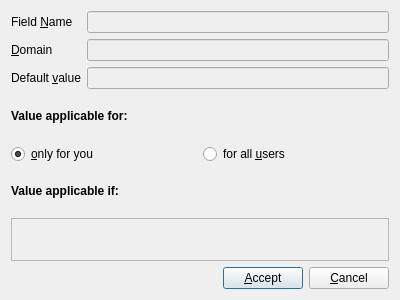
<ui version="4.0" >
 <class>FieldDefaultsDialog</class>
 <widget class="QDialog" name="FieldDefaultsDialog" >
  <property name="geometry" >
   <rect>
    <x>0</x>
    <y>0</y>
    <width>400</width>
    <height>300</height>
   </rect>
  </property>
  <property name="windowTitle" >
   <string>Dialog</string>
  </property>
  <layout class="QVBoxLayout" >
   <item>
    <layout class="QGridLayout" >
     <item row="0" column="0" >
      <widget class="QLabel" name="label" >
       <property name="text" >
        <string>Field &amp;Name</string>
       </property>
       <property name="buddy" >
        <cstring>uiFieldName</cstring>
       </property>
      </widget>
     </item>
     <item row="0" column="1" >
      <widget class="QLineEdit" name="uiFieldName" >
       <property name="enabled" >
        <bool>false</bool>
       </property>
      </widget>
     </item>
     <item row="1" column="0" >
      <widget class="QLabel" name="label_2" >
       <property name="text" >
        <string>&amp;Domain</string>
       </property>
       <property name="buddy" >
        <cstring>uiDomain</cstring>
       </property>
      </widget>
     </item>
     <item row="1" column="1" >
      <widget class="QLineEdit" name="uiDomain" >
       <property name="enabled" >
        <bool>false</bool>
       </property>
      </widget>
     </item>
     <item row="2" column="0" >
      <widget class="QLabel" name="label_3" >
       <property name="text" >
        <string>Default &amp;value</string>
       </property>
       <property name="buddy" >
        <cstring>uiDefaultValue</cstring>
       </property>
      </widget>
     </item>
     <item row="2" column="1" >
      <widget class="QLineEdit" name="uiDefaultValue" >
       <property name="enabled" >
        <bool>false</bool>
       </property>
      </widget>
     </item>
    </layout>
   </item>
   <item>
    <widget class="QLabel" name="label_4" >
     <property name="text" >
      <string>&lt;b>Value applicable for:&lt;/b></string>
     </property>
    </widget>
   </item>
   <item>
    <layout class="QHBoxLayout" >
     <item>
      <widget class="QRadioButton" name="uiOnlyForYou" >
       <property name="text" >
        <string>&amp;only for you</string>
       </property>
       <property name="checked" >
        <bool>true</bool>
       </property>
      </widget>
     </item>
     <item>
      <widget class="QRadioButton" name="uiForAllUsers" >
       <property name="text" >
        <string>for all &amp;users</string>
       </property>
      </widget>
     </item>
    </layout>
   </item>
   <item>
    <widget class="QLabel" name="label_5" >
     <property name="text" >
      <string>&lt;b>Value applicable if:&lt;/b></string>
     </property>
    </widget>
   </item>
   <item>
    <widget class="QFrame" name="uiFrame" >
     <property name="frameShape" >
      <enum>QFrame::StyledPanel</enum>
     </property>
     <property name="frameShadow" >
      <enum>QFrame::Raised</enum>
     </property>
    </widget>
   </item>
   <item>
    <layout class="QHBoxLayout" >
     <item>
      <spacer>
       <property name="orientation" >
        <enum>Qt::Horizontal</enum>
       </property>
       <property name="sizeHint" stdset="0" >
        <size>
         <width>40</width>
         <height>20</height>
        </size>
       </property>
      </spacer>
     </item>
     <item>
      <widget class="QPushButton" name="pushAccept" >
       <property name="text" >
        <string>&amp;Accept</string>
       </property>
       <property name="icon" >
        <iconset resource="common.qrc" >:/images/images/ok.png</iconset>
       </property>
      </widget>
     </item>
     <item>
      <widget class="QPushButton" name="pushCancel" >
       <property name="text" >
        <string>&amp;Cancel</string>
       </property>
       <property name="icon" >
        <iconset resource="common.qrc" >:/images/images/cancel.png</iconset>
       </property>
      </widget>
     </item>
    </layout>
   </item>
  </layout>
 </widget>
 <resources>
  <include location="common.qrc" />
 </resources>
 <connections>
  <connection>
   <sender>pushCancel</sender>
   <signal>clicked()</signal>
   <receiver>FieldDefaultsDialog</receiver>
   <slot>reject()</slot>
   <hints>
    <hint type="sourcelabel" >
     <x>359</x>
     <y>273</y>
    </hint>
    <hint type="destinationlabel" >
     <x>383</x>
     <y>297</y>
    </hint>
   </hints>
  </connection>
 </connections>
</ui>
